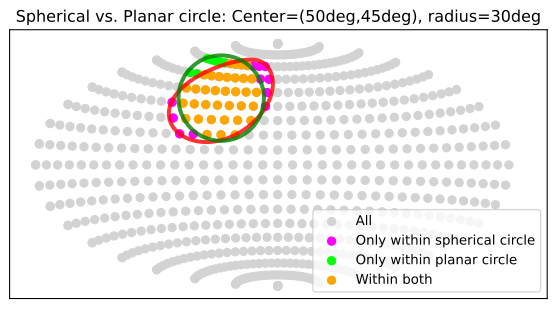

Write the Python code that produced this figure.
import matplotlib.pyplot as plt
import numpy as np
from astropy.coordinates import Angle, SkyCoord

from regions import (CircleSkyRegion, CircleSphericalSkyRegion,
                    make_example_dataset, PixCoord)

# load example dataset to get skymap
config = dict(crval=(0, 0),
            crpix=(180, 90),
            cdelt=(-1, 1),
            shape=(180, 360))

dataset = make_example_dataset(data='simulated', config=config)
wcs = dataset.wcs

# remove sources
dataset.image.data = np.zeros_like(dataset.image.data)

#----------------------------------------
# define skycoords, pixcoords grids
lon = np.arange(-180, 181, 10)
lat = np.arange(-90, 91, 10)
coords = np.array(np.meshgrid(lon, lat)).T.reshape(-1, 2)
skycoords = SkyCoord(coords, unit='deg', frame='galactic')
pixcoords = PixCoord.from_sky(skycoords, wcs)


#----------------------------------------
# define spherical & planar sky circles
sph_circle = CircleSphericalSkyRegion(
    center=SkyCoord(50, 45, unit='deg', frame='galactic'),
    radius=Angle('30 deg'))
circle = CircleSkyRegion(
    center=SkyCoord(50, 45, unit='deg', frame='galactic'),
    radius=Angle('30 deg'))
# Note: circle is equivalent to transforming from sph_circle
# with sph_circle.to_sky(wcs, include_boundary_distortions=False)


#----------------------------------------
# define transformed-to pixel regions
pix_circ_distort = sph_circle.to_pixel(wcs=wcs,
                    include_boundary_distortions=True,
                    n_points=1000)
pix_circ_nodistort = circle.to_pixel(wcs=wcs)


#----------------------------------------
# get contained points:
distort_mask = sph_circle.contains(skycoords)
nodistort_mask = pix_circ_nodistort.contains(pixcoords)

both_skycoords = skycoords[distort_mask & nodistort_mask]
distort_only_skycoords = skycoords[distort_mask & ~nodistort_mask]
nodistort_only_skycoords = skycoords[~distort_mask & nodistort_mask]

# plot
fig = plt.figure()
fig.set_size_inches(7,3.5)
ax = fig.add_axes([0.15, 0.1, 0.8, 0.8], projection=wcs, aspect='equal')

ax.scatter(skycoords.l.value, skycoords.b.value, label='All',
           transform=ax.get_transform('galactic'), color='lightgrey')
ax.scatter(distort_only_skycoords.l.value, distort_only_skycoords.b.value,
           color='magenta', label='Only within spherical circle',
           transform=ax.get_transform('galactic'))
ax.scatter(nodistort_only_skycoords.l.value, nodistort_only_skycoords.b.value,
           color='lime', label='Only within planar circle',
           transform=ax.get_transform('galactic'))
ax.scatter(both_skycoords.l.value, both_skycoords.b.value, color='orange',
           label='Within both', transform=ax.get_transform('galactic'))

pix_circ_distort.plot(ax=ax, edgecolor='red', facecolor='none',
                    alpha=0.8, lw=3)

pix_circ_nodistort.plot(ax=ax, edgecolor='green', facecolor='none',
                        alpha=0.8, lw=3)

ax.legend(loc='lower right')

ax.set_xlim(-0.5, dataset.config['shape'][1] - 0.5)
ax.set_ylim(-0.5, dataset.config['shape'][0] - 0.5)
ax.set_title("Spherical vs. Planar circle: Center=(50deg,45deg), radius=30deg")
